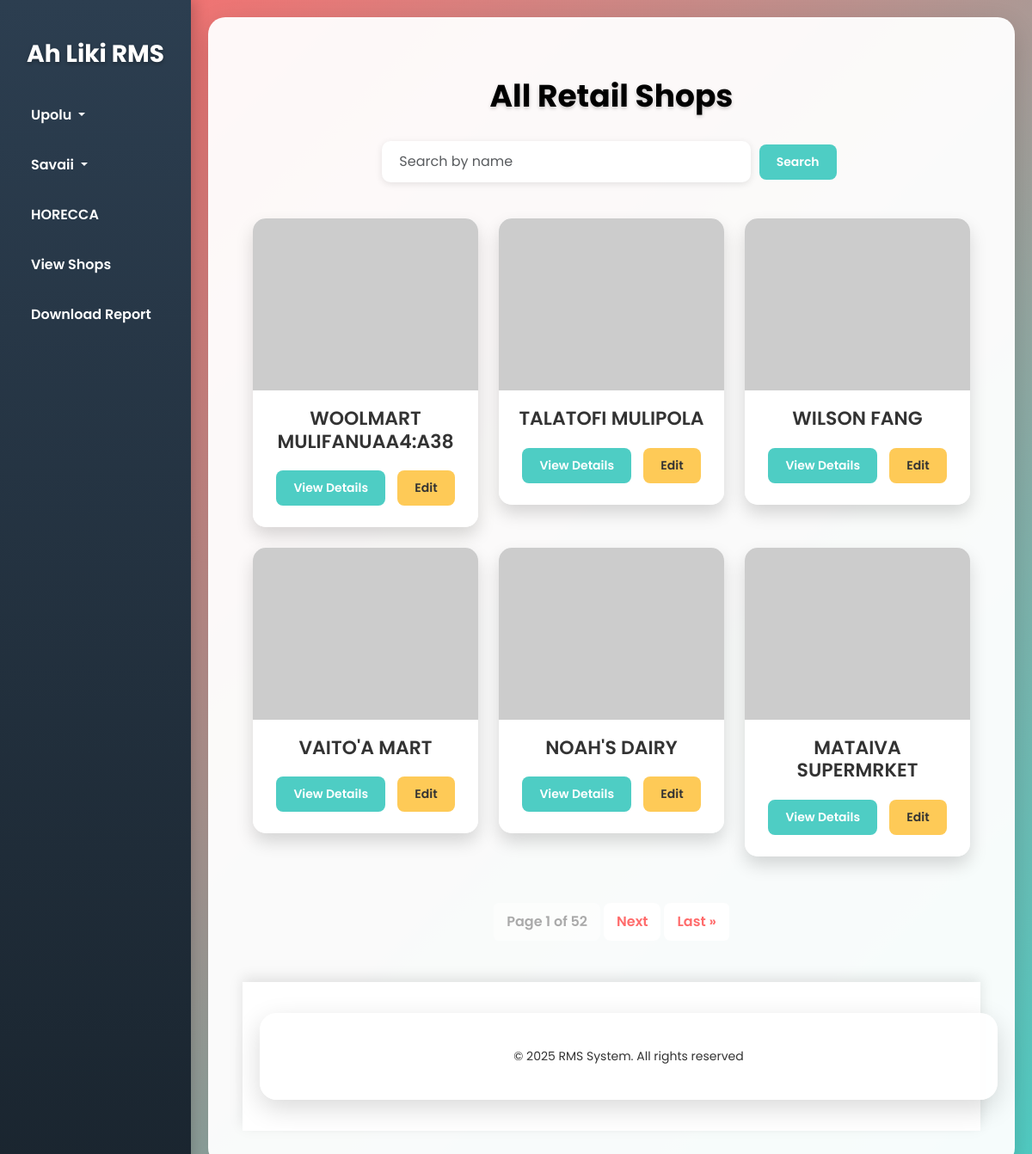
The page / on the database its author committed.
### shops/models.py (models this page shows, shortened)
class Shop(models.Model):
    ISLAND_CHOICES = [
        ('Upolu', 'Upolu'),
        ('Savaii', 'Savaii'),
    ]
    REGION_CHOICES = [
        ('Region 1', 'Region 1'),
        ('Region 2', 'Region 2'),
        ('Region 3', 'Region 3'),
        ('Region 4', 'Region 4'),
    ]
    name = models.CharField(max_length=255)
    owner = models.CharField(max_length=255, blank=True, null=True, default='n/a')
    phone = models.CharField(max_length=15, blank=True, null=True, default='n/a')
    address = models.CharField(max_length=255, blank=True, null=True, default='n/a')
    island = models.CharField(max_length=50, choices=ISLAND_CHOICES, default='Upolu')
    region = models.CharField(max_length=50, choices=REGION_CHOICES, default='Region 1')
    business_license = models.ImageField(upload_to='media/licenses/' , blank=True, null=True)
    tip_top = models.BooleanField(default=False)

### shops/views.py (the view)
# urls.py: path('', views.shop_list, name='shop_list'),
def shop_list(request):
    query = request.GET.get('q')
    shops = Shop.objects.all()
    if query:
        shops = shops.filter(name__icontains=query)
    paginator = Paginator(shops, 6)  # Show 6 shops per page
    page_number = request.GET.get('page')
    page_obj = paginator.get_page(page_number)
    return render(request, 'shops/shop_list.html', {'page_obj': page_obj})

### shops/templates/shops/shop_list.html (shortened to what this page needs)
{% extends 'shops/base.html' %}
{% block content %}
<h2>All Retail Shops</h2>
<form method="GET">
    <input type="text" name="q" placeholder="Search by name" class="form-control w-50 d-inline">
    <button type="submit" class="btn btn-primary">Search</button>
</form>
<div class="row mt-3">
    {% for shop in page_obj %}
    <div class="col-md-4 mb-4">
        <div class="card">
            {% if shop.images.first %}
                <img src="{{ shop.images.first.image.url }}" class="card-img-top" alt="Shop Image"
                     data-bs-toggle="modal" data-bs-target="#imageModal{{ shop.id }}"
                     style="width: 100%; height: 200px; object-fit: cover;">
            {% else %}
                <img src="https://via.placeholder.com/200" class="card-img-top" alt="No Image"
                     style="width: 100%; height: 200px; object-fit: cover;">
            {% endif %}
            <div class="card-body text-center">
                <h5 class="card-title">{{ shop.name }}</h5>
                <a href="{% url 'shop_detail' shop.id %}" class="btn btn-primary">View Details</a>
                <a href="{% url 'edit_shop' shop.id %}" class="btn btn-warning">Edit</a>
            </div>
        </div>
    </div>
    {% endfor %}
</div>
<div class="d-flex justify-content-center">
    <div>
        <ul class="pagination">
            <li class="page-item disabled"><span class="page-link">Page {{ page_obj.number }} of {{ page_obj.paginator.num_pages }}</span></li>
            {% if page_obj.has_next %}
                <li class="page-item"><a class="page-link" href="?page={{ page_obj.next_page_number }}">Next</a></li>
                <li class="page-item"><a class="page-link" href="?page={{ page_obj.paginator.num_pages }}">Last »</a></li>
            {% endif %}
        </ul>
    </div>
</div>
<footer class="bg-white text-black text-center py-3 mt-5">
    <div class="container">
        <p>© 2025 RMS System. All rights reserved</p>
    </div>
</footer>
{% endblock %}

### shops/templates/shops/base.html (style rules this page uses)
* { box-sizing: border-box; }
body { font-family: 'Poppins', sans-serif; background: linear-gradient(135deg, #ff6b6b, #4ecdc4); min-height: 100vh; margin: 0; color: #333; }
.d-flex { display: flex; min-height: auto; }
.container { padding: 40px; background: rgba(255, 255, 255, 0.95); margin: 20px; border-radius: 20px; box-shadow: 0 10px 30px rgba(0, 0, 0, 0.15); flex-grow: 1; animation: fadeIn 0.5s ease-in-out; }

### shops/templates/shops/shop_list.html (style rules this page uses)
* { box-sizing: border-box; }
body { font-family: 'Poppins', sans-serif; background: linear-gradient(135deg, #ff6b6b, #4ecdc4); min-height: 100vh; color: #333; }
h2 { font-size: 36px; font-weight: 700; color: rgb(0, 0, 0); text-align: center; margin: 30px 0; text-shadow: 0 2px 4px rgba(0, 0, 0, 0.2); animation: fadeIn 1s ease-in-out; }
form { text-align: center; margin-bottom: 40px; animation: slideUp 0.5s ease-out; }
.form-control { display: inline-block; padding: 12px 20px; font-size: 16px; border: none; border-radius: 10px; box-shadow: 0 2px 8px rgba(0, 0, 0, 0.1); transition: all 0.3s ease; }
.btn-primary { padding: 12px 25px; font-size: 16px; font-weight: 600; background: #ff6b6b; border: none; border-radius: 10px; color: #ffffff; margin-left: 10px; transition: all 0.3s ease; }
.row { margin: 0 auto; max-width: 1200px; }
.card { background: rgba(255, 255, 255, 0.95); border: none; border-radius: 15px; overflow: hidden; box-shadow: 0 10px 20px rgba(0, 0, 0, 0.15); transition: transform 0.3s ease, box-shadow 0.3s ease; animation: fadeIn 0.5s ease-in-out; }
.card-img-top { width: 100%; height: 200px; object-fit: cover; cursor: pointer; transition: transform 0.3s ease; }
.card-body { padding: 20px; text-align: center; }
.card-title { font-size: 22px; font-weight: 600; color: #333; margin-bottom: 15px; }
.btn { font-size: 14px; font-weight: 600; padding: 10px 20px; border-radius: 8px; margin: 5px; transition: all 0.3s ease; }
.btn-primary { background: #4ecdc4; border: none; }
.btn-warning { background: #feca57; border: none; color: #333; }
.pagination { margin-top: 30px; justify-content: center; }
.page-link { background: rgba(255, 255, 255, 0.95); color: #ff6b6b; border: none; border-radius: 8px; margin: 0 5px; padding: 10px 15px; font-weight: 600; transition: all 0.3s ease; }
.page-item.disabled .page-link { background: rgba(255, 255, 255, 0.5); color: #aaa; }
footer { background: rgba(255, 255, 255, 0.95); color: #333; padding: 20px 0; margin-top: 50px; box-shadow: 0 -5px 15px rgba(0, 0, 0, 0.1); }
footer p { margin: 0; font-size: 14px; opacity: 0.8; }

### rows shown on the page
Shop: name "WOOLMART MULIFANUAA4:A38"
Shop: name "TALATOFI MULIPOLA"
Shop: name "WILSON FANG"
Shop: name "VAITO'A MART"
Shop: name "NOAH'S DAIRY"
Shop: name "MATAIVA SUPERMRKET"

### other values the page prints
{{ page_obj.number }} "1"
{{ page_obj.paginator.num_pages }} "52"
